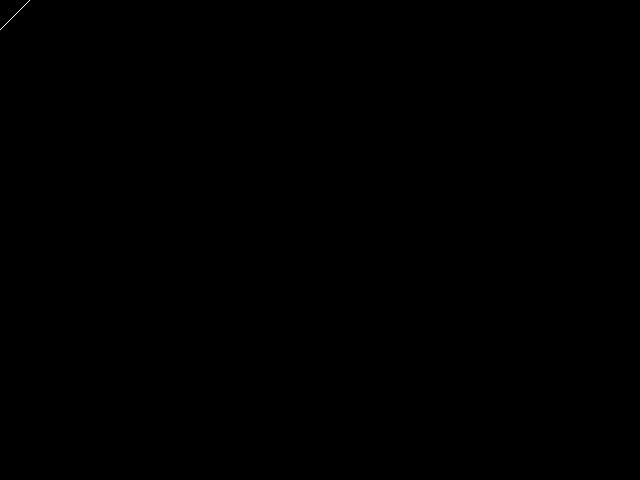
Frame 1 (no input)
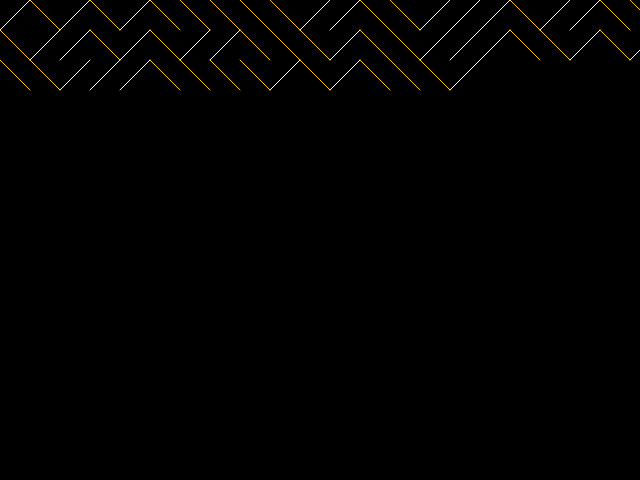
Frame 60 (no input)
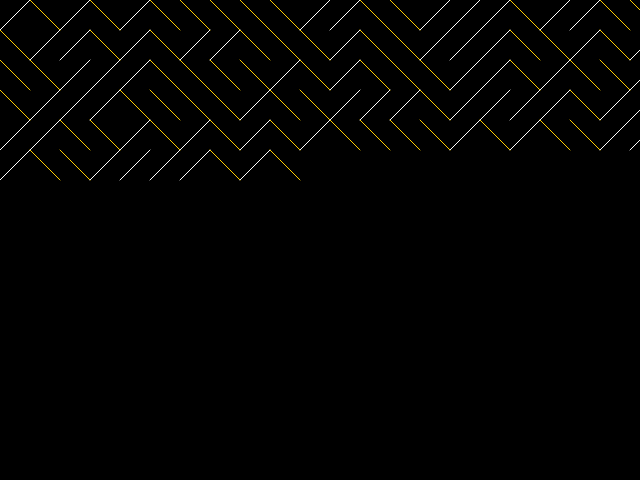
Frame 120 (the mouse pressed at the canvas centre since frame 60)

The p5.js sketch that drew these frames (run headless with seeded random() and noise() and a simulated clock; from frame 60 on, the mouse is pressed at the canvas centre):

// p5.js sketch
// ── sketch.js

// 10 print design

let x = 0;
let y = 0;
spacing = 30;

function setup() {
  // put setup code here
  createCanvas(640, 480);
  background(0);
}

function draw() {
  // put drawing code here

  if (random(1) < 0.5) {
    stroke(255, 204, 0);
    line(x, y, x + spacing, y + spacing);
  } else {
    stroke(255);
    line(x, y + spacing, x + spacing, y);
  }
  x = x + spacing;
  if (x > width) {
    x = 0;
    y = y + spacing;
  }
}
